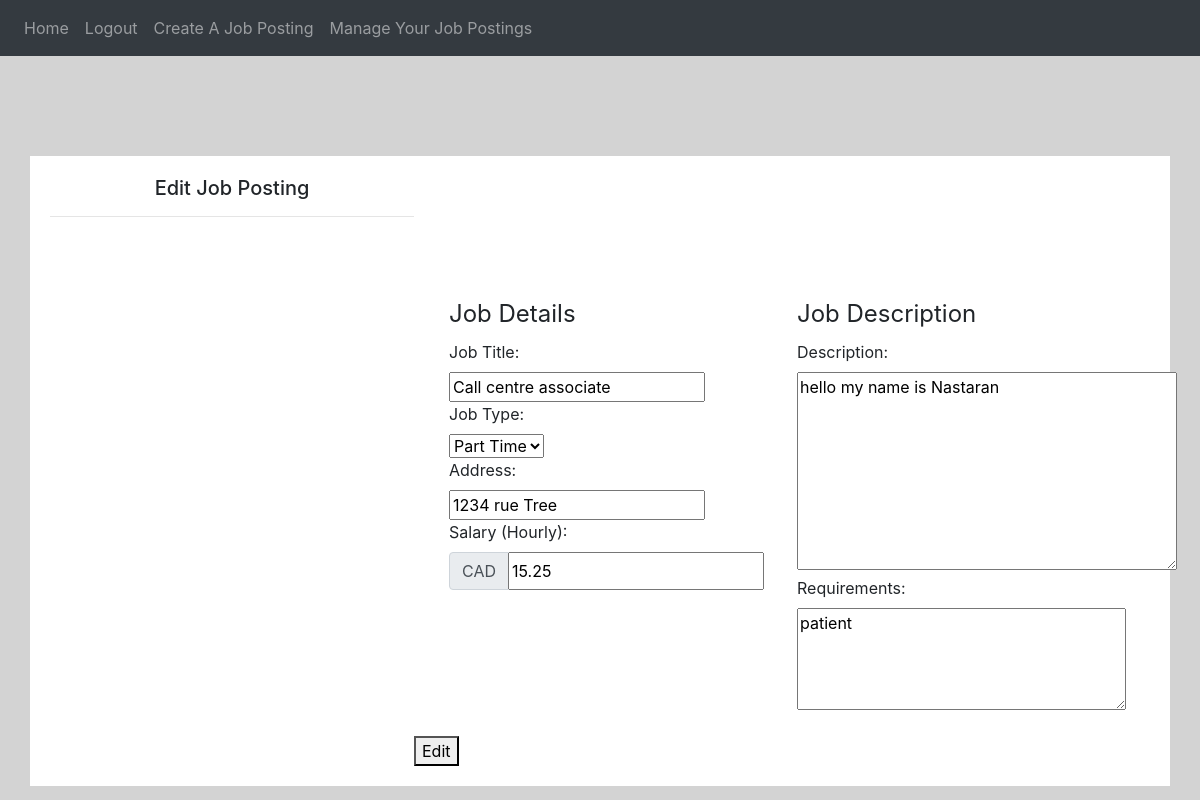
Page /edit_job_posting/1 (signed in) on the committed database.
### website/models.py (models this page shows)
class JobPosting(db.Model):
    id = db.Column(db.Integer, primary_key=True)
    title = db.Column(db.String(100))
    job_type = db.Column(db.String(50))
    address = db.Column(db.String(200))
    salary = db.Column(db.Float)
    description = db.Column(db.Text)
    requirements = db.Column(db.Text)
    employer_id = db.Column(db.Integer, db.ForeignKey('user.id'))  # Relationship with User model

### website/auth.py (the view, shortened to what this page needs)
@auth.route('/edit_job_posting/<int:job_id>', methods=['GET', 'POST'])
@login_required
def edit_job_posting(job_id):
    joposting = JobPosting.query.get_or_404(job_id)
    is_new_job = False
    return render_template('dashbord.html', joposting=joposting, user=current_user, is_new_job=is_new_job, header='Edit Job Posting', button_text='Update')

### website/__init__.py (called while the page is built)
def create_app():
    app = Flask(__name__)
    app.config['SECRET_KEY'] = 'dinaomidvartehrani'
    app.config['SQLALCHEMY_DATABASE_URI'] = f'sqlite:///{DB_NAME}'
    db.init_app(app)
    from .views import views
    from .auth import auth
    app.register_blueprint(views, url_prefix='/')
    app.register_blueprint(auth, url_prefix='/')
    from .models import User, Note, JobPosting
    with app.app_context():
        db.create_all()
    login_manager = LoginManager()
    login_manager.login_view = 'auth.login'
    login_manager.init_app(app)
    @login_manager.user_loader
    def load_user(id):
        return User.query.get(int(id))
    return app

### website/templates/dashbord.html (shortened to what this page needs)
{% extends "base.html" %} {% block title %}Create Job Posting{% endblock %}
{% block content%}
<link rel="stylesheet" href="https://code.jquery.com/ui/1.12.1/themes/base/jquery-ui.css">
<body>
<div>
  <h5 align="center">{{ header }}</h5>
  <hr>
</div>
<form method="POST" action="{{ url_for('auth.create_job' if is_new_job else 'auth.edit_job_posting', job_id=joposting.id if not is_new_job else None) }}">
  <div class="container">
    <div class="col-md-6">
      <fieldset>
        <legend>Job Details</legend>
        <label for="title">Job Title:</label><br>
        <input type="text" id="title" name="title" placeholder="Type here..." value="{{ joposting.title if not is_new_job else '' }}" required><br>
        <label for="job-type">Job Type:</label><br>
        <select id="job-type" name="job-type">
          <option value="part-time" {% if joposting.job_type =='part-time' and not is_new_job %}selected{% endif %}>Part Time</option>
        </select><br>
        <label for="address">Address:</label><br>
        <input type="text" id="address" name="address" placeholder="Type here..." value="{{ joposting.address if not is_new_job else '' }}" required><br>
        <label for="salary">Salary (Hourly):</label>
        <div class="input-group">
          <div class="input-group-prepend">
            <span class="input-group-text">CAD</span>
          </div>
          <input type="text" id="salary" name="salary" pattern="\d+(\.\d{1,2,3})?" value="{{ joposting.salary if not is_new_job else '' }}" required>
        </div><br>
      </fieldset>
    </div>
<div class="col-md-6">
      <fieldset>
        <legend>Job Description</legend>
        <label for="description">Description:</label><br>
        <textarea id="description" name="description" placeholder="Type here..." rows="8" cols="35" required>{{ joposting.description if not is_new_job else '' }}</textarea><br>
        <label for="requirements">Requirements:</label><br>
        <textarea id="requirements" name="requirements" placeholder="Type here..." rows="4" cols="30" required>{{ joposting.requirements if not is_new_job else '' }}</textarea><br>
      </fieldset>
    </div>
</div>
    <div>
    {% if header == "Create A Job Posting" %}
    <button type="submit">Create</button>
    {% elif header == "Edit Job Posting" %}
    <button type="submit">Edit</button>
    {% endif %}
</div>
</form>
</body>
{% endblock %}

### website/templates/dashbord.html (style rules this page uses)
body { background-color: lightgray; }
.container { display: flex; justify-content: space-between; margin-top: 100px; background-color: white; padding: 20px; }
.container > div { flex-basis: 85%; }

### rows in the picture
JobPosting: title "Call centre associate", job-type "Part Time", address "1234 rue Tree", salary "15.25", description "hello my name is Nastaran", requirements "patient"

### other values in the picture
{{ header }} "Edit Job Posting"
